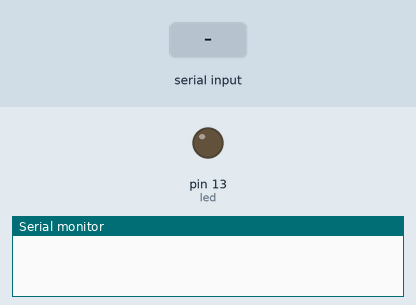
Recording of a sketch running on a simulated Arduino Uno, built with avr-gcc and run on an emulated ATmega328P. Shown: output pins drawn as LEDs (lit = HIGH), the last lines printed to the serial monitor. Inputs (shaded band) come from the test bench.

Above: at 1.2 s.
1.3 s: "100\n" received over Serial
At 1.6 s:
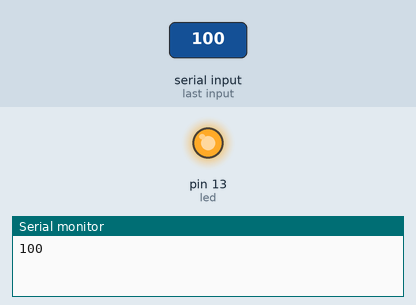
2.8 s: "200\n" received over Serial
At 3.9 s:
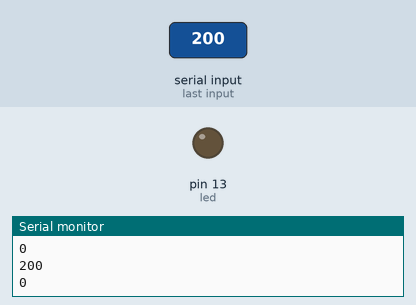
Timing chart, 0 to 5.8 s (numbered marks = the images above; inputs shaded):
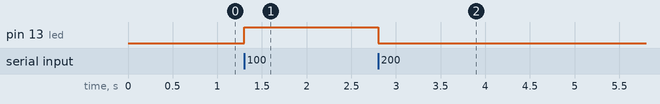

The sketch:

Bluetooth_Comm_test.ino
```cpp
int led=13;

void setup() {
  // put your setup code here, to run once:
  Serial.begin(9600);
  pinMode(led,OUTPUT);

}

void loop() {
  // put your main code here, to run repeatedly:

  if(Serial.available()){
   int a=Serial.parseInt();
   Serial.println(a);

   if(a==100)
   {
    digitalWrite(led,HIGH);
   }
   if (a==200)
   {
    digitalWrite(led,LOW);
   }


  }

}
```

Measured:
- after the input at 1.3 s, pin 13 (led): LOW → HIGH at once
- after the input at 2.8 s, pin 13 (led): HIGH → LOW at once
